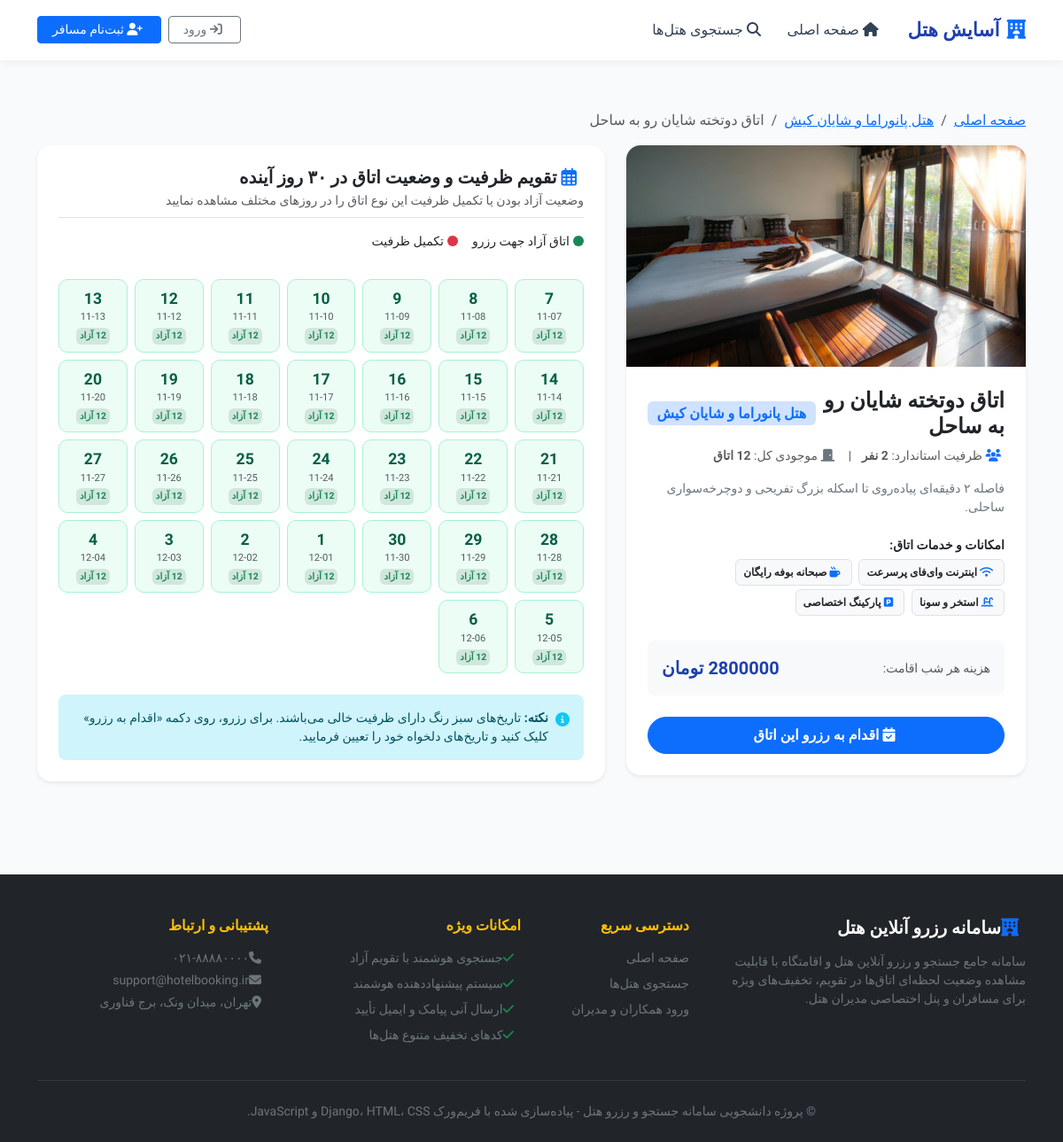
The app's page /rooms/40/ with its own data.
### hotels/models.py (models this page shows, shortened)
class Hotel(models.Model):
    STAR_CHOICES = [(i, f"{i} ستاره") for i in range(1, 6)]
    manager = models.ForeignKey(
        settings.AUTH_USER_MODEL,
        on_delete=models.CASCADE,
        related_name='hotels',
        verbose_name="مدیر هتل"
    )
    name = models.CharField(max_length=200, verbose_name="نام هتل")
    city = models.CharField(max_length=100, verbose_name="شهر")
    address = models.TextField(verbose_name="آدرس دقیق")
    stars = models.PositiveSmallIntegerField(
        choices=STAR_CHOICES,
        default=3,
        verbose_name="تعداد ستاره"
    )
    description = models.TextField(verbose_name="توضیحات و معرفی هتل")
    phone = models.CharField(max_length=30, verbose_name="شماره تماس پذیرش")
    email = models.EmailField(blank=True, null=True, verbose_name="ایمیل هتل")
    image = models.ImageField(upload_to='hotels/', blank=True, null=True, verbose_name="تصویر شاخص هتل")
    latitude = models.FloatField(default=35.6892, verbose_name="عرض جغرافیایی (Latitude)")
    longitude = models.FloatField(default=51.3890, verbose_name="طول جغرافیایی (Longitude)")
    created_at = models.DateTimeField(auto_now_add=True, verbose_name="تاریخ ثبت")
    class Meta:
        verbose_name = "هتل"
        verbose_name_plural = "هتل‌ها"
        ordering = ['-created_at']

class RoomType(models.Model):
    hotel = models.ForeignKey(
        Hotel,
        on_delete=models.CASCADE,
        related_name='rooms',
        verbose_name="هتل"
    )
    title = models.CharField(max_length=150, verbose_name="عنوان اتاق")
    capacity = models.PositiveIntegerField(default=2, verbose_name="ظرفیت (نفر)")
    price_per_night = models.DecimalField(
        max_digits=12,
        decimal_places=0,
        verbose_name="قیمت هر شب (تومان)"
    )
    total_rooms = models.PositiveIntegerField(
        default=5,
        verbose_name="تعداد کل این نوع اتاق"
    )
    amenities = models.ManyToManyField(
        Amenity,
        blank=True,
        related_name='rooms',
        verbose_name="امکانات اتاق"
    )
    description = models.TextField(blank=True, verbose_name="توضیحات اتاق")
    image = models.ImageField(upload_to='rooms/', blank=True, null=True, verbose_name="تصویر اتاق")
    created_at = models.DateTimeField(auto_now_add=True, verbose_name="تاریخ ایجاد")
    class Meta:
        verbose_name = "نوع اتاق"
        verbose_name_plural = "انواع اتاق‌ها"
        ordering = ['price_per_night']
    def booked_rooms_count(self, check_in, check_out):
        from bookings.models import Booking
        overlapping = Booking.objects.filter(
            room_type=self,
            status='confirmed',
            check_in__lt=check_out,
            check_out__gt=check_in
        )
        total_booked = overlapping.aggregate(Sum('rooms_count'))['rooms_count__sum']
        return total_booked or 0
    def available_rooms_count(self, check_in, check_out):
        booked = self.booked_rooms_count(check_in, check_out)
        return max(0, self.total_rooms - booked)

class Amenity(models.Model):
    name = models.CharField(max_length=100, verbose_name="عنوان امکانات")
    icon = models.CharField(
        max_length=50,
        default="fas fa-check-circle",
        help_text="کلاس آیکون FontAwesome مثلا: fas fa-wifi",
        verbose_name="کلاس آیکون"
    )
    class Meta:
        verbose_name = "امکانات"
        verbose_name_plural = "امکانات"

### hotels/views.py (the view)
# urls.py: path('rooms/<int:room_id>/', views.room_detail_view, name='room_detail'),
def room_detail_view(request, room_id):
    room = get_object_or_404(RoomType, id=room_id)
    hotel = room.hotel
    today = timezone.localdate()
    calendar_days = []
    for i in range(30):
        target_date = today + timedelta(days=i)
        next_day = target_date + timedelta(days=1)
        free_count = room.available_rooms_count(target_date, next_day)
        booked_count = room.total_rooms - free_count
        calendar_days.append({
            'date': target_date.strftime('%Y-%m-%d'),
            'day_num': target_date.day,
            'month_name': target_date.strftime('%b'),
            'free_count': free_count,
            'booked_count': booked_count,
            'total_rooms': room.total_rooms,
            'is_available': free_count > 0,
        })
    context = {
        'room': room,
        'hotel': hotel,
        'calendar_days': calendar_days,
        'today': today.strftime('%Y-%m-%d'),
        'tomorrow': (today + timedelta(days=1)).strftime('%Y-%m-%d'),
    }
    return render(request, 'hotels/room_detail.html', context)

### templates/hotels/room_detail.html (shortened to what this page needs)
{% extends 'base.html' %}
{% block content %}
<div class="container py-3">
    <nav aria-label="breadcrumb" class="mb-3">
        <ol class="breadcrumb small">
            <li class="breadcrumb-item"><a href="{% url 'hotels:home' %}">صفحه اصلی</a></li>
            <li class="breadcrumb-item"><a href="{% url 'hotels:hotel_detail' hotel.id %}">{{ hotel.name }}</a></li>
            <li class="breadcrumb-item active">{{ room.title }}</li>
        </ol>
    </nav>
    <div class="row g-4">
        <div class="col-lg-5">
            <div class="card border-0 shadow-sm rounded-4 overflow-hidden mb-4">
                {% if room.image %}
                    <img src="{{ room.image.url }}" alt="{{ room.title }}" class="w-100" style="height: 250px; object-fit: cover;">
                {% else %}
                    <img src="https://images.unsplash.com/photo-1590490360182-c33d57733427?auto=format&fit=crop&w=800&q=80" alt="{{ room.title }}" class="w-100" style="height: 250px; object-fit: cover;">
                {% endif %}
                <div class="p-4">
                    <div class="d-flex justify-content-between align-items-center mb-2">
                        <h4 class="fw-bold mb-0">{{ room.title }}</h4>
                        <span class="badge bg-primary-subtle text-primary fs-6">{{ hotel.name }}</span>
                    </div>
                    <div class="mb-3 text-muted small">
                        <i class="fa-solid fa-users text-primary ms-1"></i> ظرفیت استاندارد: <b>{{ room.capacity }} نفر</b>
                        <span class="mx-2">|</span>
                        <i class="fa-solid fa-door-closed text-secondary ms-1"></i> موجودی کل: <b>{{ room.total_rooms }} اتاق</b>
                    </div>
                    <p class="text-secondary small leading-relaxed mb-4">
                        {{ room.description|default:"اتاقی مجهز با امکانات کامل رفاهی، حمام اختصاصی، سیستم سرمایش و گرمایش، اینترنت وای‌فای پرسرعت و چشم‌انداز دلپذیر." }}
                    </p>
                    <h6 class="fw-bold small mb-2">امکانات و خدمات اتاق:</h6>
                    <div class="mb-4">
                        {% for a in room.amenities.all %}
                            <span class="badge bg-light text-dark border p-2 me-1 mb-1 small">
                                <i class="{{ a.icon }} text-primary ms-1"></i> {{ a.name }}
                            </span>
                        {% empty %}
                            <span class="text-muted small">امکانات استاندارد هتل</span>
                        {% endfor %}
                    </div>
                    <div class="card bg-light border-0 p-3 rounded-3 mb-4">
                        <div class="d-flex justify-content-between align-items-center">
                            <span class="text-muted small">هزینه هر شب اقامت:</span>
                            <span class="price-tag fs-5">{{ room.price_per_night|floatformat:0 }} تومان</span>
                        </div>
                    </div>
                    <a href="{% url 'bookings:book_room' room.id %}" class="btn btn-primary w-100 py-2 fw-bold rounded-pill">
                        <i class="fa-solid fa-calendar-check ms-1"></i> اقدام به رزرو این اتاق
                    </a>
                </div>
            </div>
        </div>
        <div class="col-lg-7">
            <div class="card border-0 shadow-sm rounded-4 p-4">
                <div class="d-flex justify-content-between align-items-center mb-3 border-bottom pb-2">
                    <div>
                        <h5 class="fw-bold mb-1">
                            <i class="fa-regular fa-calendar-days text-primary ms-2"></i>
                            تقویم ظرفیت و وضعیت اتاق در ۳۰ روز آینده
                        </h5>
                        <p class="text-muted small mb-0">وضعیت آزاد بودن یا تکمیل ظرفیت این نوع اتاق را در روزهای مختلف مشاهده نمایید</p>
                    </div>
                </div>
                <div class="d-flex gap-3 mb-3 small">
                    <div class="d-flex align-items-center gap-1">
                        <span class="d-inline-block rounded-circle bg-success" style="width: 12px; height: 12px;"></span>
                        <span>اتاق آزاد جهت رزرو</span>
                    </div>
                    <div class="d-flex align-items-center gap-1">
                        <span class="d-inline-block rounded-circle bg-danger" style="width: 12px; height: 12px;"></span>
                        <span>تکمیل ظرفیت</span>
                    </div>
                </div>
                <div class="calendar-grid">
                    {% for day in calendar_days %}
                        <div class="calendar-day-box {% if day.is_available %}available{% else %}full{% endif %}">
                            <div class="day-number">{{ day.day_num }}</div>
                            <div style="font-size: 0.7rem;" class="text-muted">{{ day.date|slice:"5:" }}</div>
                            <div class="day-status fw-bold">
                                {% if day.is_available %}
                                    <span class="badge bg-success-subtle text-success p-1" style="font-size: 0.65rem;">
                                        {{ day.free_count }} آزاد
                                    </span>
                                {% else %}
                                    <span class="badge bg-danger-subtle text-danger p-1" style="font-size: 0.65rem;">
                                        تکمیل
                                    </span>
                                {% endif %}
                            </div>
                        </div>
                    {% endfor %}
                </div>
                <div class="card bg-info-subtle border-0 p-3 rounded-3 mt-4">
                    <div class="d-flex gap-2">
                        <i class="fa-solid fa-circle-info text-info mt-1"></i>
                        <div class="small text-info-emphasis">
                            <b>نکته:</b> تاریخ‌های سبز رنگ دارای ظرفیت خالی می‌باشند. برای رزرو، روی دکمه «اقدام به رزرو» کلیک کنید و تاریخ‌های دلخواه خود را تعیین فرمایید.
                        </div>
                    </div>
                </div>
            </div>
        </div>
    </div>
</div>
{% endblock %}

### static/css/style.css (style rules this page uses)
:root { --primary-color: #1e40af; --primary-hover: #1d4ed8; --secondary-color: #0d9488; --accent-color: #f59e0b; --bg-light: #f8fafc; --card-shadow: 0 4px 6px -1px rgba(0, 0, 0, 0.08), 0 2px 4px -2px rgba(0, 0, 0, 0.05); --hover-shadow: 0 10px 15px -3px rgba(0, 0, 0, 0.1), 0 4px 6px -4px rgba(0, 0, 0, 0.08); }
body { font-family: 'Vazirmatn', -apple-system, BlinkMacSystemFont, "Segoe UI", Roboto, sans-serif; background-color: var(--bg-light); color: #1e293b; min-height: 100vh; display: flex; flex-direction: column; }
.price-tag { font-size: 1.2rem; font-weight: 700; color: var(--primary-color); }
.calendar-grid { display: grid; grid-template-columns: repeat(auto-fill, minmax(75px, 1fr)); gap: 8px; margin-top: 1rem; }
.calendar-day-box { border-radius: 10px; padding: 8px 4px; text-align: center; border: 1px solid #e2e8f0; transition: transform 0.15s ease; }
.calendar-day-box.available { background-color: #ecfdf5; border-color: #a7f3d0; color: #065f46; }
.day-number { font-weight: 700; font-size: 1.1rem; }
.day-status { font-size: 0.75rem; margin-top: 2px; }

### records on screen
Hotel: name "هتل پانوراما و شایان کیش"
RoomType: title "اتاق دوتخته شایان رو به ساحل", image (picture), description "فاصله ۲ دقیقه‌ای پیاده‌روی تا اسکله بزرگ تفریحی و دوچرخه‌سواری ساحلی.", price_per_night "2800000"
Amenity: name "اینترنت وای‌فای پرسرعت"
Amenity: name "صبحانه بوفه رایگان"
Amenity: name "استخر و سونا"
Amenity: name "پارکینگ اختصاصی"

### other values on screen
{{ day.day_num }} "7" "8" "9" "10" "11" "12" "13" "14" "15" "16" "17" "18" "19" "20" "21" "22" "23" "24" "25" "26" "27" "28" "29" "30" "1" "2" "3" "4" "5" "6"
{{ day.date|slice:"5:" }} "11-07" "11-08" "11-09" "11-10" "11-11" "11-12" "11-13" "11-14" "11-15" "11-16" "11-17" "11-18" "11-19" "11-20" "11-21" "11-22" "11-23" "11-24" "11-25" "11-26" "11-27" "11-28" "11-29" "11-30" "12-01" "12-02" "12-03" "12-04" "12-05" "12-06"
{{ day.free_count }} "12" "12" "12" "12" "12" "12" "12" "12" "12" "12" "12" "12" "12" "12" "12" "12" "12" "12" "12" "12" "12" "12" "12" "12" "12" "12" "12" "12" "12" "12"
